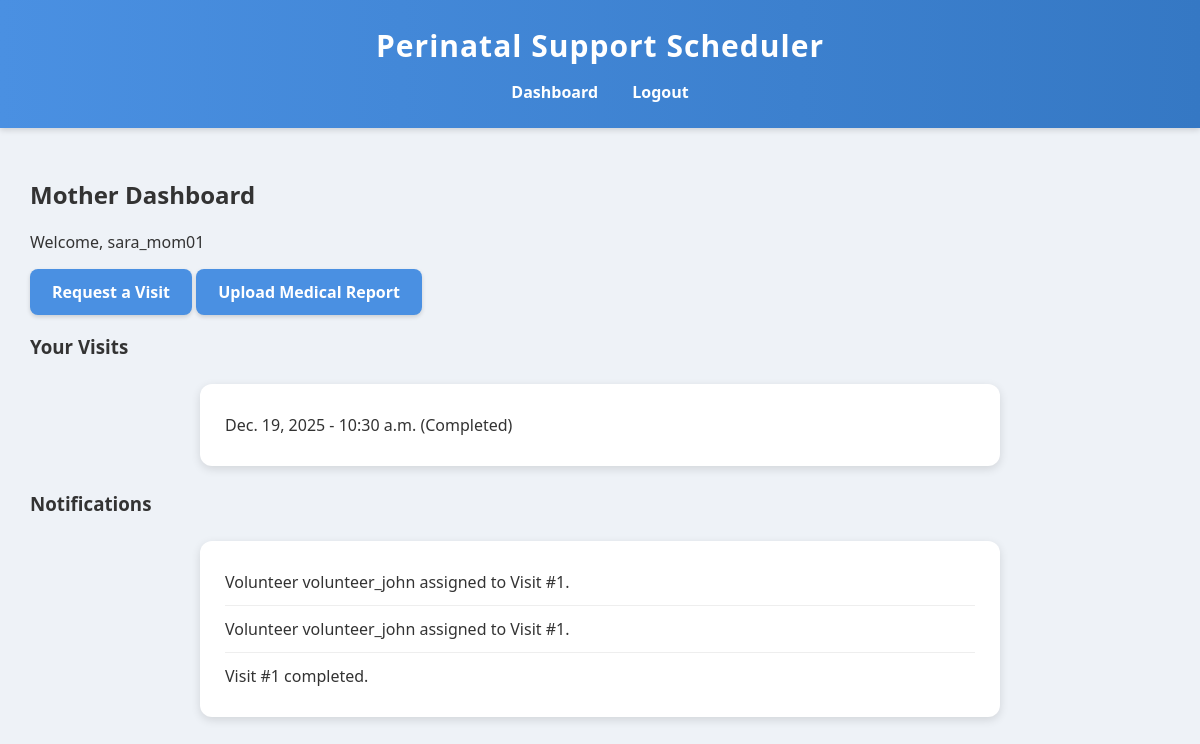
Page /accounts/dashboard/ (signed in) on the committed database.
### accounts/models.py (models this page shows, shortened)
class MotherProfile(models.Model):
    user = models.OneToOneField(CustomUser, on_delete=models.CASCADE)
    due_date = models.DateField(null=True, blank=True)
    risk_level = models.CharField(
        max_length=10,
        choices=[('Low', 'Low'), ('Medium', 'Medium'), ('High', 'High')],
        default='Low'
    )
    location = models.CharField(max_length=255, blank=True)

class CustomUser(AbstractUser):
    ROLE_CHOICES = [
        ('mother', 'Mother'),
        ('volunteer', 'Volunteer'),
        ('admin', 'Admin'),
    ]
    role = models.CharField(max_length=20, choices=ROLE_CHOICES)

### visits/models.py (models this page shows, shortened)
class Visit(models.Model):
    STATUS_CHOICES = [
        ('Pending', 'Pending'),                     # Mother requested
        ('Awaiting Approval', 'Awaiting Approval'), # System suggested a volunteer
        ('Scheduled', 'Scheduled'),                 # Assigned to a volunteer
        ('Completed', 'Completed'),
        ('Cancelled', 'Cancelled'),
    ]
    PRIORITY_CHOICES = [
        ('Low', 'Low'),
        ('Medium', 'Medium'),
        ('High', 'High'),
    ]
    mother = models.ForeignKey(MotherProfile, on_delete=models.CASCADE)
    volunteer = models.ForeignKey(
        VolunteerProfile,
        on_delete=models.SET_NULL,
        null=True,
        blank=True,
        related_name="assigned_visits"
    )
    suggested_volunteer = models.ForeignKey(
        VolunteerProfile,
        on_delete=models.SET_NULL,
        null=True,
        blank=True,
        related_name="suggested_visits"
    )
    date = models.DateField()
    time = models.TimeField()
    priority = models.CharField(max_length=10, choices=PRIORITY_CHOICES, default='Low')
    status = models.CharField(max_length=20, choices=STATUS_CHOICES, default='Pending')
    notes = models.TextField(blank=True)

class Notification(models.Model):
    user = models.ForeignKey(CustomUser, on_delete=models.CASCADE)
    message = models.TextField()
    created_at = models.DateTimeField(auto_now_add=True)
    is_read = models.BooleanField(default=False)

### accounts/views.py (the view, shortened to what this page needs)
# urls.py: path('dashboard/', views.dashboard, name='dashboard'),
@login_required
def dashboard(request):
    user = request.user
    if user.role == "mother":
        mother = MotherProfile.objects.get(user=user)
        visits = Visit.objects.filter(mother=mother).order_by('-date')
        notifications = Notification.objects.filter(user=user, is_read=False)
        return render(request, 'accounts/mother_dashboard.html', {
            'mother': mother,
            'visits': visits,
            'notifications': notifications,
        })

### templates/accounts/mother_dashboard.html (shortened to what this page needs)
{% extends 'base.html' %}
{% block content %}
<h2>Mother Dashboard</h2>
<p>Welcome, {{ mother.user.username }}</p>
<a href="{% url 'request_visit' %}" class="btn">Request a Visit</a>
<a href="{% url 'upload_medical_report' %}" class="btn">Upload Medical Report</a>
<h3>Your Visits</h3>
<ul>
    {% for visit in visits %}
        <li>
            {{ visit.date }} - {{ visit.time }} ({{ visit.status }})
        </li>
    {% empty %}
        <li>No visits yet.</li>
    {% endfor %}
</ul>
<h3>Notifications</h3>
<ul>
    {% for note in notifications %}
        <li>{{ note.message }}</li>
    {% empty %}
        <li>No notifications.</li>
    {% endfor %}
</ul>
{% endblock %}

### static/css/styles.css (style rules this page uses)
body { font-family: 'Segoe UI', Tahoma, Geneva, Verdana, sans-serif; background-color: #eef2f7; margin: 0; padding: 0; color: #333; }
.container, ul, form { animation: fadeIn 0.35s ease-in-out; }
.btn, form button { padding: 12px 22px; background: #4a90e2; color: white; text-decoration: none; border-radius: 8px; font-weight: 600; display: inline-block; border: none; cursor: pointer; transition: 0.25s ease; box-shadow: 0px 2px 4px rgba(0,0,0,0.15); }
ul { background: white; padding: 18px 25px; border-radius: 12px; box-shadow: 0px 3px 10px rgba(0,0,0,0.12); max-width: 750px; margin: 25px auto; list-style-type: none; }
ul li { padding: 12px 0; border-bottom: 1px solid #eee; display: flex; justify-content: space-between; }
ul li:last-child { border-bottom: none; }

### rows in the picture
MotherProfile: user.username "sara_mom01"
Visit: date "Dec. 19, 2025", time "10:30 a.m.", status "Completed"
Notification: message "Volunteer volunteer_john assigned to Visit #1."
Notification: message "Volunteer volunteer_john assigned to Visit #1."
Notification: message "Visit #1 completed."
